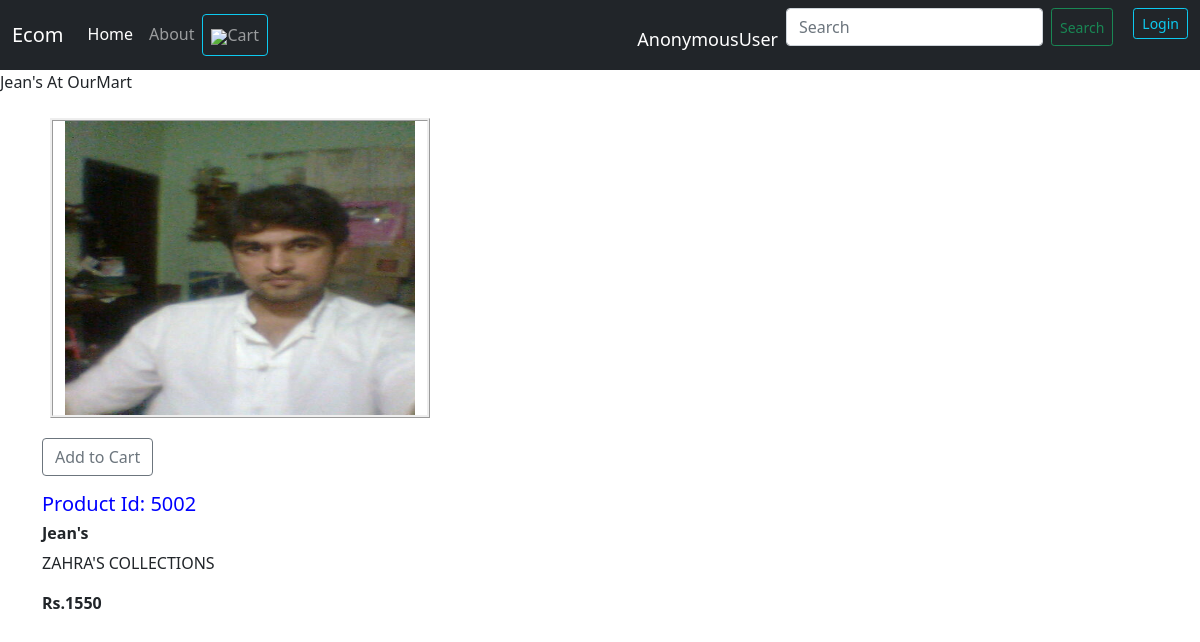
The app's page /prodview/2 with its own data.
### stores/models/products.py (models this page shows, shortened)
class Product(models.Model):
	name = models.CharField(max_length=100)
	description = models.CharField(max_length=500, default="", null=True)
	category = models.ForeignKey(Categorie, on_delete=models.CASCADE)
	price = models.IntegerField(default=0)
	image = models.ImageField(upload_to='static/images/')
	image2 = models.ImageField(upload_to='static/images/', null=True, default="")
	image3 = models.ImageField(upload_to='static/images/', null=True, default="")

### stores/views.py (the view)
# urls.py: path('prodview/<int:myid>', views.prodview, name='prodview'),
def prodview(request, myid):
	product = Product.objects.filter(id=myid)
	context = {'product':product[0]}
	return render(request, 'stores/prodview.html', context)

### stores/templates/stores/prodview.html (shortened to what this page needs)
{% extends 'stores/main.html' %}
{% block content %}
{% block title%} {{product.name}} At OurMart {% endblock %}
    <div class="container my-4">
    <div class="row">
    <div class="col-md-4">
    <div class="row">
        <img src="{{product.image.url}}" width="200px" height="300px" class="pic" >
    </div>
<form action="/" method="POST" class="btn-block">
                    <input type="submit" class="btn btn-outline-secondary" value="Add to Cart">
                </form>
    </div>
    <div class="col-mt-3">
    <div class="col-md-8">
    	<h4>Product Id: 500{{product.id}}</h4>
        <h6><b>{{product.name}}</b></h6>
        <p>{{product.description}}</p>
        <p><b>Rs.{{product.price}} </b></p>
     </div>
    </div>
    </div>
</div>
{% endblock %}

### stores/templates/stores/prodview.html (style rules this page uses)
h4 { color: blue; font-size: 20px; }
.pic { float: left; margin: 0 0 20px 20px; border: transparent; border: ridge; }

### records on screen
Product: name "Jean's", image (picture), id "2", description "ZAHRA'S COLLECTIONS", price "1550"

### other values on screen
{{ request.user }} "AnonymousUser"
